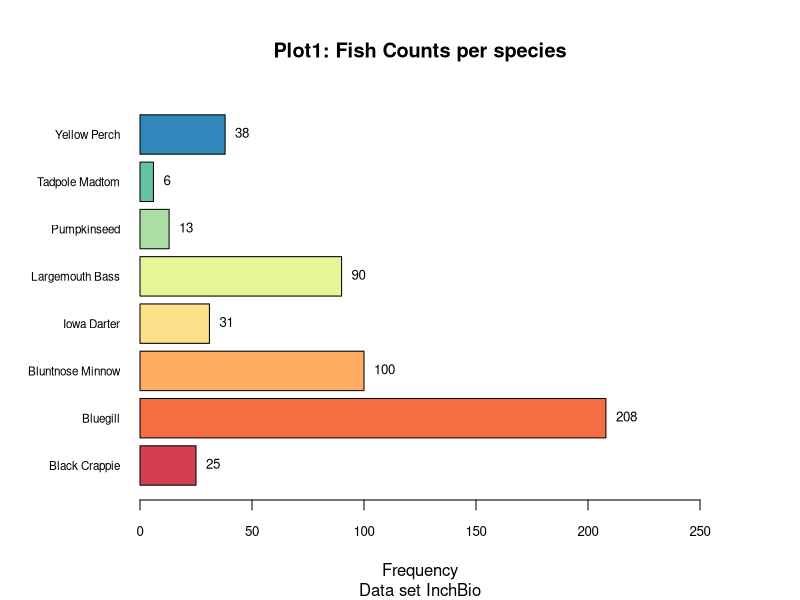
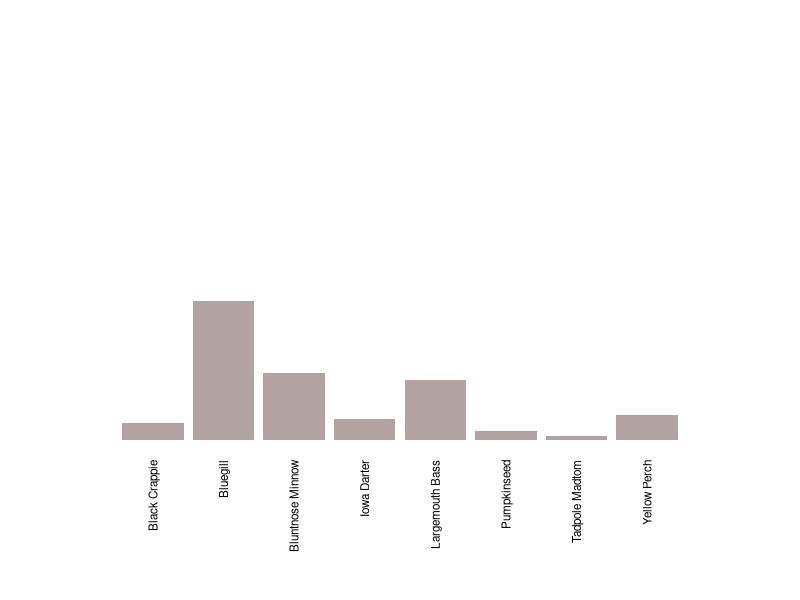
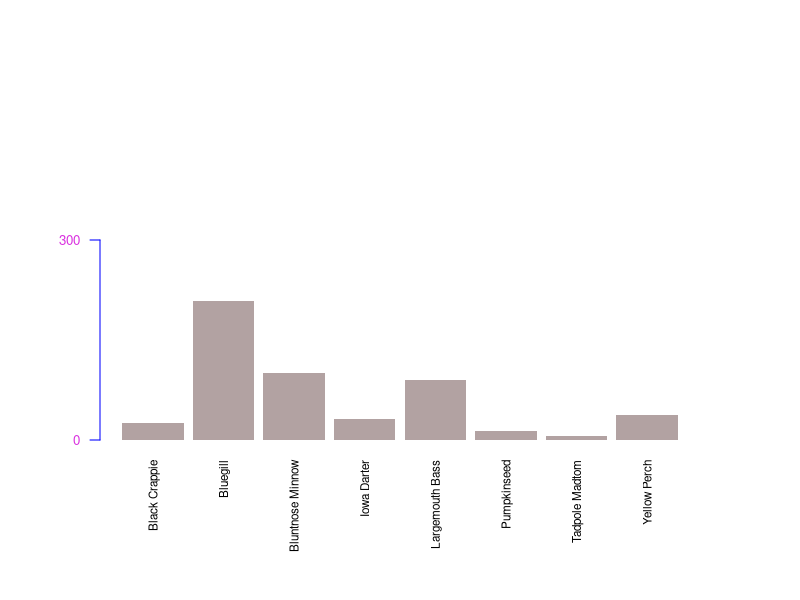
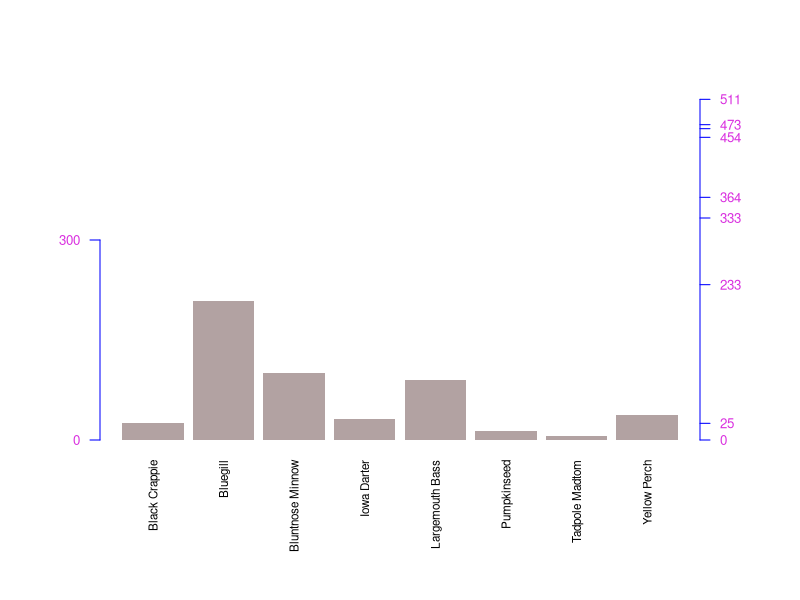
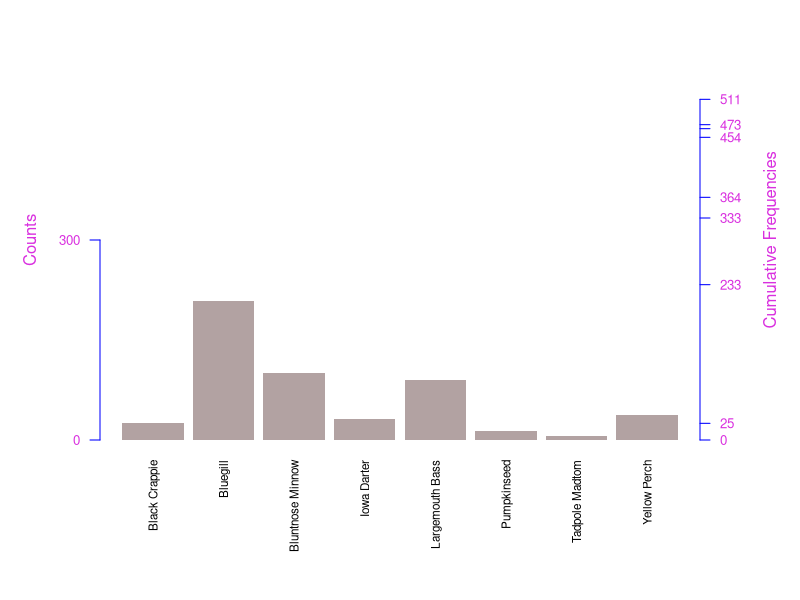
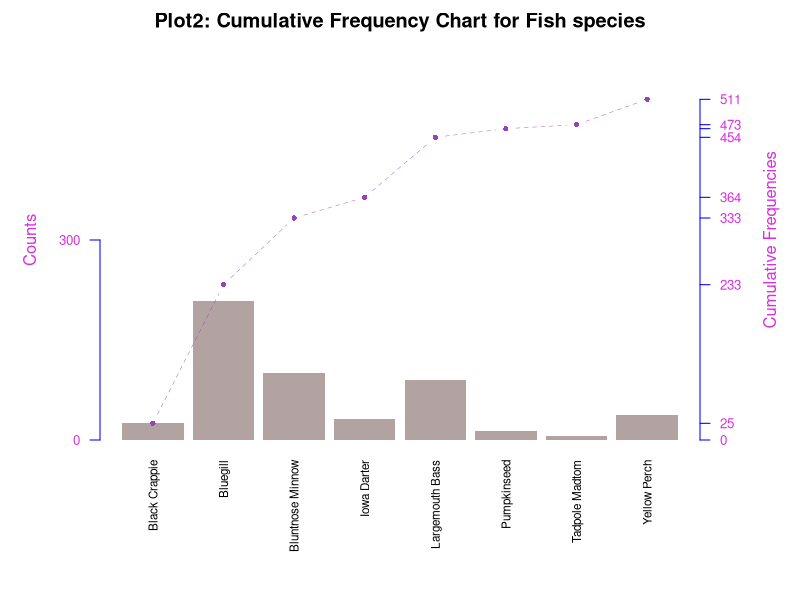
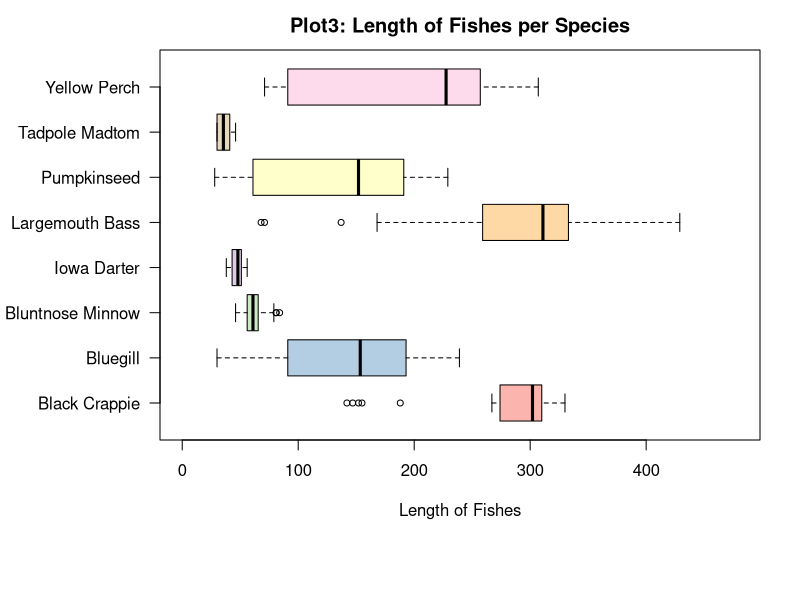
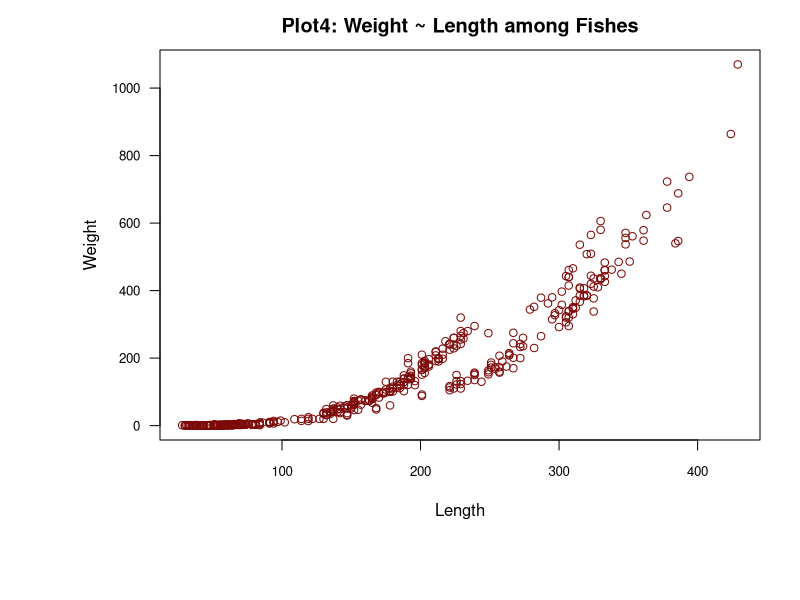

Recreate these plots in R, in order.
## ---- chunk 1
library(knitr)
library(RColorBrewer)
library(kableExtra)
library(dplyr)
## ---- chunk 2
bio <- read.csv("DataSets/inchBio-1.csv")
## ---- chunk 3
summary(bio)
## ---- chunk 4
tibble::glimpse(bio)
## ---- chunk 5
rowNum <- nrow(bio)
colNum <- ncol(bio)
lenMean <- mean(bio$length)
wtMean <- mean(bio$weight)
## ---- chunk 6
# First 4 records of the data set
firstFour <- cbind(head(bio$species,4),head(bio$length,4),head(bio$weight,4))
# Last 4 records of the data set
lastFour <- cbind(tail(bio$species,4),tail(bio$length,4),tail(bio$weight,4))

# Presenting the table
kable(rbind(firstFour,lastFour), col.names = c("Species","Length","Weight")) %>%
  kable_styling("striped", font_size = 14)

## ---- chunk 7
# enter codes
table_bio <-  as.data.frame(table(bio$species))
names(table_bio) <- c("Species","Frequency")

table_bio <- mutate(table_bio,
       CumFrequency = cumsum(table_bio$Frequency),
       Percentage = prop.table(table_bio$Frequency)*100,
       CumPercentage = cumsum(prop.table(table_bio$Frequency)*100)
       )

kable(table_bio, "html") %>%
  kable_styling("striped", font_size = 14)
## ---- chunk 8
par(mai=c(1,1.4,1,1))
# enter codes
plot1 = barplot(table(bio$species),
                horiz = TRUE,
                main = "Plot1: Fish Counts per species",
                sub = "Data set InchBio",
                xlab = "Frequency",
                las = 1,
                cex.names = 0.7,
                cex.axis = 0.8,
                xlim = c(0,250),
                col = brewer.pal(8,"Spectral")
                )
text(x = table(bio$species),
     y = plot1,
     labels = table(bio$species),
     cex = 0.8,
     pos = 4
     )

## ---- chunk 9
par(mai=c(1.6,1,0.4,1))

# plotting Bar chart for Frequency of Species
plot2 = barplot(table_bio$Frequency,
                width = 0.7,
                space = 0.15,
                border = NA,
                col = "#B2A2A2",
                axes = FALSE,
                ylim = c(0,600),
                cex.names = 0.7,
                names.arg = table_bio$Species,
                main = NA,
                las = 2
                )
## ---- chunk 10
par(mai=c(1.6,1,0.4,1))

# Left Axis
plot2 = barplot(table_bio$Frequency,
                width = 0.7,
                space = 0.15,
                border = NA,
                col = "#B2A2A2",
                axes = FALSE,
                ylim = c(0,600),
                cex.names = 0.7,
                names.arg = table_bio$Species,
                main = NA,
                las = 2
                )
axis(side = 2, at = c(0,300), col = "blue", col.axis = "#D930DF",
     cex.axis = 0.8,
     las = 1
     )
## ---- chunk 11
par(mai=c(1.6,1,0.4,1))

# Right Axis
plot2 = barplot(table_bio$Frequency,
                width = 0.7,
                space = 0.15,
                border = NA,
                col = "#B2A2A2",
                axes = FALSE,
                ylim = c(0,600),
                cex.names = 0.7,
                names.arg = table_bio$Species,
                main = NA,
                las = 2
                )
axis(side = 2, at = c(0,300), col = "blue", col.axis = "#D930DF",
     cex.axis = 0.8,
     las = 1
     )
axis(side = 4, at = c(0,table_bio$CumFrequency), col = "blue", col.axis = "#D930DF",
            cex.axis = 0.8,
            las = 1
     )
## ---- chunk 12
par(mai=c(1.6,1,0.4,1))

# Adding text to the axes
plot2 = barplot(table_bio$Frequency,
                width = 0.7,
                space = 0.15,
                border = NA,
                col = "#B2A2A2",
                axes = FALSE,
                ylim = c(0,600),
                cex.names = 0.7,
                names.arg = table_bio$Species,
                main = NA,
                las = 2
                )
axis(side = 2, at = c(0,300), col = "blue", col.axis = "#D930DF",
     cex.axis = 0.8,
     las = 1
     )
axis(side = 4, at = c(0,table_bio$CumFrequency), col = "blue", col.axis = "#D930DF",
            cex.axis = 0.8,
            las = 1
     )
     
mtext("Counts",side = 2,col = "#D930DF",line = 3,cex.lab = 0.8)

mtext("Cumulative Frequencies",side = 4,col = "#D930DF",line = 3,cex.lab = 0.8)
## ---- chunk 13
par(mai=c(1.6,1,0.4,1))

# plotting the line to the graph
plot2 = barplot(table_bio$Frequency,
                width = 0.7,
                space = 0.15,
                border = NA,
                col = "#B2A2A2",
                axes = FALSE,
                ylim = c(0,600),
                cex.names = 0.7,
                names.arg = table_bio$Species,
                main = NA,
                las = 2
                )
axis(side = 2, at = c(0,300), col = "blue", col.axis = "#D930DF",
     cex.axis = 0.8,
     las = 1
     )
axis(side = 4, at = c(0,table_bio$CumFrequency), col = "blue", col.axis = "#D930DF",
            cex.axis = 0.8,
            las = 1
     )
     
mtext("Counts",side = 2,col = "#D930DF",line = 3,cex.lab = 0.8)

mtext("Cumulative Frequencies",side = 4,col = "#D930DF",line = 3,cex.lab = 0.8)

title(main = "Plot2: Cumulative Frequency Chart for Fish species")

lines(y=table_bio$CumFrequency,
      x=plot2,
      type = "b",
      cex = 0.7,
      lty = 2,
      pch = 16,
      lwd = 0.4,
      col = "#9841BD"
      )

## ---- chunk 14
par(mai=c(1.6,1.6,0.5,0.4))

# box plot to present length for each species
plot3 = boxplot(bio$length ~ bio$species,
                horizontal = T,
                las = 1,
                cex = 0.8,
                ylim = c(0, max(bio$length)+50),
                col = brewer.pal(8,"Pastel1"),
                main = "Plot3: Length of Fishes per Species",
                xlab = "Length of Fishes",
                ylab = ""
                )

## ---- chunk 15
# enter codes

plot(bio$weight ~ bio$length,
     col = "#7D0808",
     las = 1,
     main = "Plot4: Weight ~ Length among Fishes",
     xlab = "Length",
     ylab = "Weight",
     cex.axis = 0.8
     )
